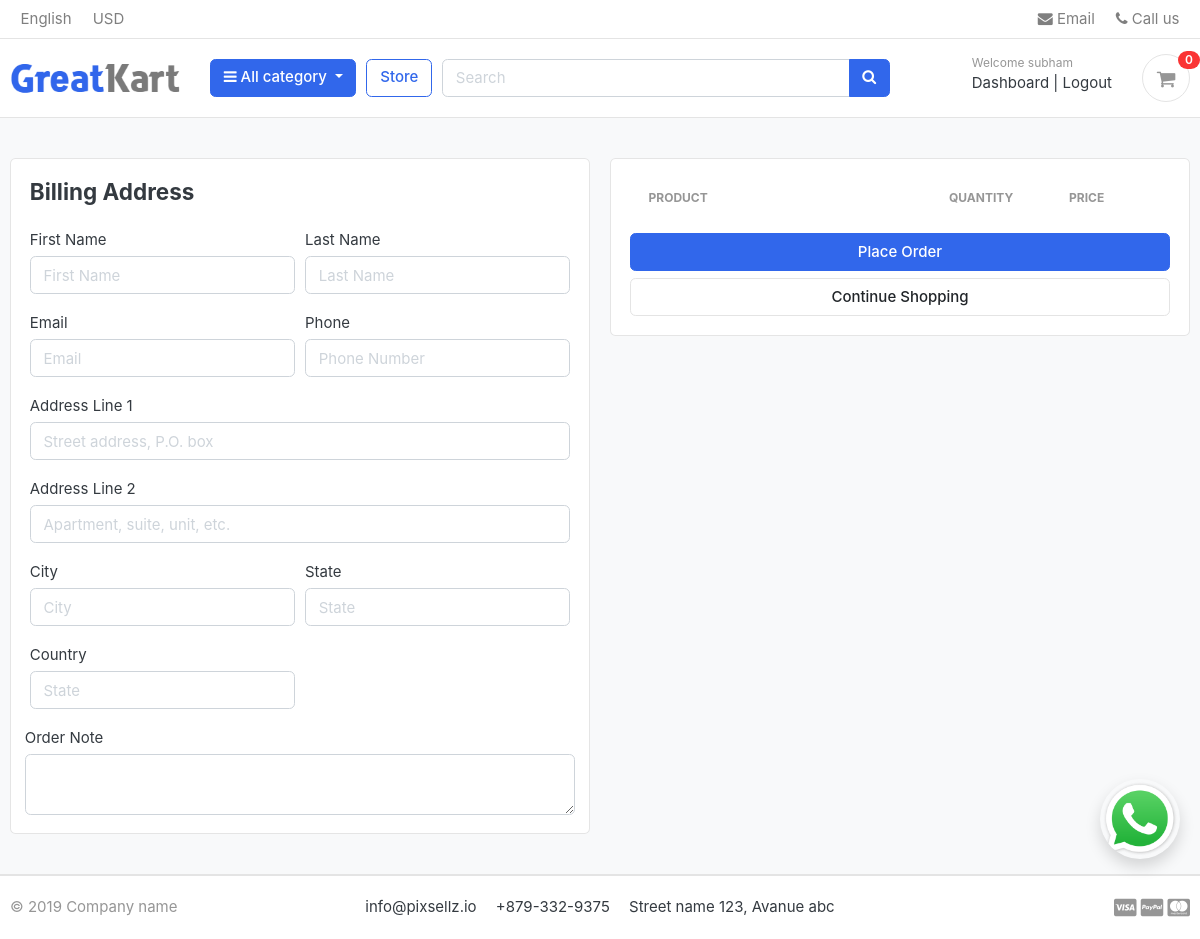
Before: /cart/checkout/ (signed in) with the older database file.
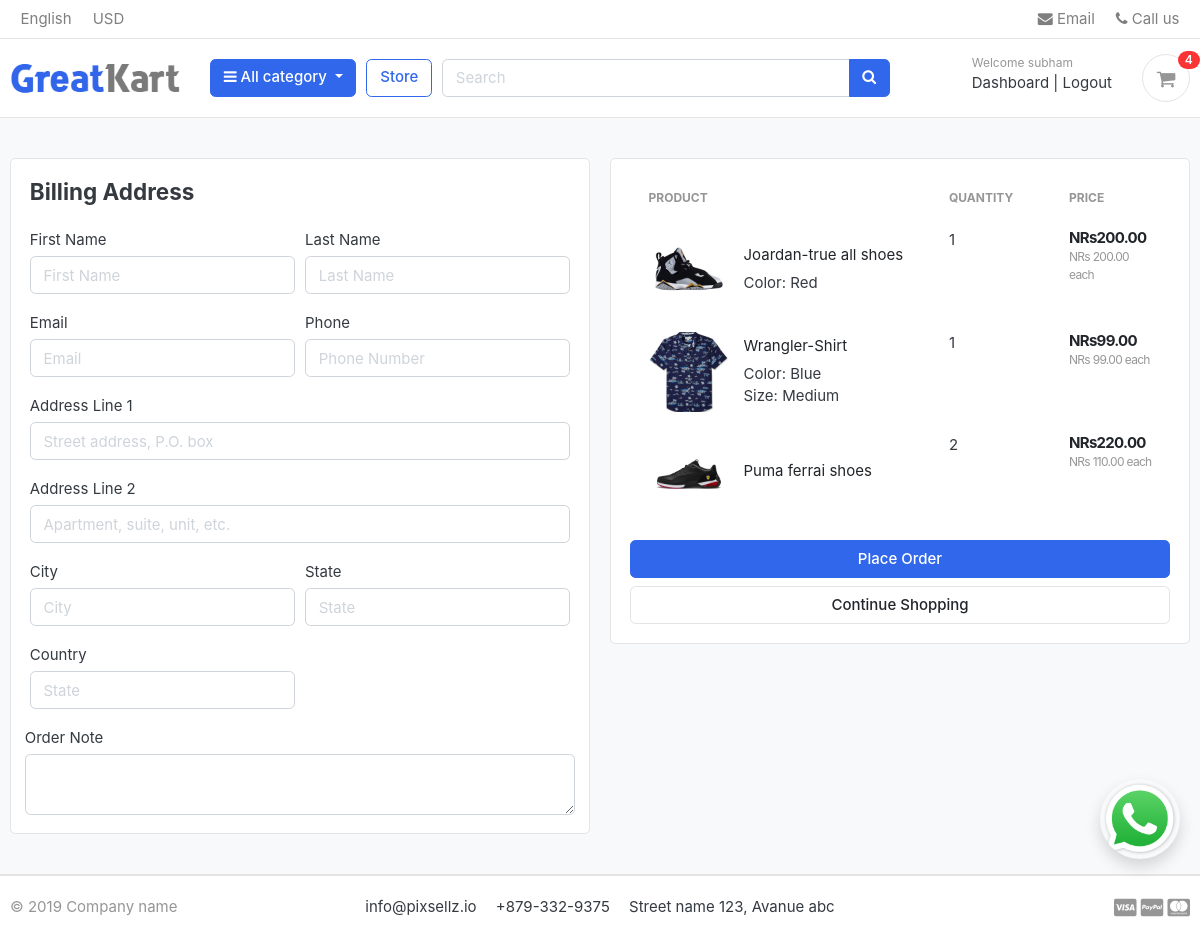
After: the same page with the newer database file.
### carts/models.py (models this page shows, shortened)
class CartItem(models.Model):
    user = models.ForeignKey(Account, on_delete=models.CASCADE, null=True, blank=True)  # Assuming Account is in accounts.models
    product = models.ForeignKey(Product, on_delete=models.CASCADE)
    variation = models.ManyToManyField(Variation, blank=True)  # Assuming Variation is in store.models
    cart = models.ForeignKey(Cart, on_delete=models.CASCADE, null=True)
    quantity = models.IntegerField()
    is_active = models.BooleanField(default=True)
    def sub_total(self):
        return self.product.price * self.quantity

### store/models.py (models this page shows, shortened)
class Product(models.Model):
    product_name = models.CharField(max_length=200, unique=True)
    slug = models.SlugField(max_length=200, unique=True)
    description = models.TextField(blank=True)
    price = models.DecimalField(max_digits=10, decimal_places=2)
    image = models.ImageField(upload_to='photos/products')
    stock = models.IntegerField()
    is_available = models.BooleanField(default=True)
    category = models.ForeignKey(Category, on_delete=models.CASCADE)
    created_date = models.DateTimeField(auto_now_add=True)
    modified_date = models.DateTimeField(auto_now=True)
    def get_url(self):
         return reverse('product_detail', args=[self.category.slug, self.slug])

class Variation(models.Model):
    product = models.ForeignKey(Product, on_delete=models.CASCADE)
    variation_category = models.CharField(max_length=100, choices=variation_category_choices)
    variation_value = models.CharField(max_length=100)
    is_active = models.BooleanField(default=True)
    created_date = models.DateTimeField(auto_now_add=True)
    objects = VariationManager()

### carts/views.py (the view)
# urls.py: path('checkout/', views.checkout, name='checkout'),
@login_required(login_url='login')
def checkout(request, total=0, quantity=0, cart_items=None):
    tax = 0
    grand_total = 0
    cart_items = []
    try:
        if request.user.is_authenticated:
            cart_items = CartItem.objects.filter(user=request.user, is_active=True)
        else:
            cart = Cart.objects.get(cart_id=_cart_id(request))
            cart_items = CartItem.objects.filter(cart=cart, is_active=True)
        for cart_item in cart_items:
            total += cart_item.product.price * cart_item.quantity
            quantity += cart_item.quantity
        tax = (13 * total) / 100
        grand_total = total + tax
    except ObjectDoesNotExist:
        pass
    context = {
        "cart_items": cart_items,
        "total": total,
        "quantity": quantity,
        "tax": tax,
        "grand_total": grand_total,
    }
    return render(request, 'store/checkout.html', context)

### carts/context_processors.py (called while the page is built)
def counter(request):
    cart_count = 0
    try:
        if request.user.is_authenticated:
            cart_items = CartItem.objects.filter(user=request.user)
        else:
            cart = Cart.objects.get(cart_id=_cart_id(request))
            cart_items = CartItem.objects.filter(cart=cart)
        for item in cart_items:
            cart_count += item.quantity
    except Cart.DoesNotExist:
        cart_count = 0
    return {'cart_count': cart_count}

### category/context_processors.py (called while the page is built)
def menu_links(requesst):
    links = Category.objects.all()
    return dict(links = links)

### category/models.py (called while the page is built)
    def get_url(self, ):
        return reverse('products_by_category', args=[self.slug])

### ecom_app/templates/store/checkout.html (shortened to what the changed rows need)
{% extends "base.html" %}
{% load static %}
{% block content %}
<section class="section-content padding-y bg">
<div class="container">
<div class="row">
	<aside class="col-lg-6">
		<div class="card">
		<div class="card-body">
			<table class="table table-borderless table-shopping-cart">
                <thead class="text-muted">
                <tr class="small text-uppercase">
                <th scope="col">Product</th>
                <th scope="col" width="120">Quantity</th>
                <th scope="col" width="120">Price</th>
                </tr>
                </thead>
                <tbody>
                {% for cart_item in cart_items %}
                <tr>
                    <td>
                        <figure class="itemside align-items-center">
                            <div class="aside"><img src="{{cart_item.product.image.url}}" class="img-sm"></div>
                            <figcaption class="info">
                                <a href="{{ cart_item.product.get_url }}" class="title text-dark">{{cart_item.product.product_name}}</a>
                                {% if cart_item.variation.all %}
                                    {% for item in cart_item.variation.all %}
                                        {{ item.variation_category | capfirst}}: {{ item.variation_value |capfirst }}<br>
                                    {% endfor %}
                                {% endif %}
                            </figcaption>
                        </figure>
                    </td>
                    <td>
                        <label for="">{{cart_item.quantity}}</label>
                    </td>
                    <td>
                        <div class="price-wrap">
                            <var class="price">NRs{{cart_item.sub_total}}</var>
                            <small class="text-muted">NRs {{cart_item.product.price}} each </small>
                        </div>
                    </td>
                </tr>
                {% endfor %}
                </tbody>
                </table>
		</div>
		</div>
</aside>
</div>
</div>
</section>
{% endblock  %}

### ecom_app/templates/includes/navbar.html (shortened to what this page needs)
{% load static %}
<header class="section-header">
<nav class="navbar p-md-0 navbar-expand-sm navbar-light border-bottom">
<div class="container">
  <div class="collapse navbar-collapse" id="navbarTop4">
    <ul class="navbar-nav mr-auto">
    	<li class="nav-item dropdown">
		 	<a href="#" class="nav-link">   English </a>
		</li>
		<li class="nav-item dropdown">
			<a href="#" class="nav-link"> USD </a>
		</li>
    </ul>
    <ul class="navbar-nav">
		<li><a href="#" class="nav-link"> <i class="fa fa-envelope"></i> Email </a></li>
		<li><a href="#" class="nav-link"> <i class="fa fa-phone"></i> Call us </a></li>
	</ul>
  </div>
</div>
</nav>
<section class="header-main border-bottom">
	<div class="container">
<div class="row align-items-center">
	<div class="col-lg-2 col-md-3 col-6">
		<a href="{% url 'home'%}" class="brand-wrap">
			<img class="logo" src="{% static 'images/logo.png' %}">
		</a>
	</div>
	<div class="col-lg col-sm col-md col-6 flex-grow-0">
		<div class="category-wrap dropdown d-inline-block float-right">
			<button type="button" class="btn btn-primary dropdown-toggle" data-toggle="dropdown">
				<i class="fa fa-bars"></i> All category
			</button>
		</div>
	</div>
	<a href="{%url 'store'%}" class="btn btn-outline-primary">Store</a>
	<div class="col-lg  col-md-6 col-sm-12 col">
		<form action="{% url 'search' %}" class="search" method="GET">
			<div class="input-group w-100">
			    <input type="text" class="form-control" style="width:60%;" placeholder="Search"
				name="keyword" id="keyword">
			    <div class="input-group-append">
			      <button class="btn btn-primary" type="submit">
			        <i class="fa fa-search"></i>
			      </button>
			    </div>
		    </div>
		</form>
	</div>
	<div class="col-lg-3 col-sm-6 col-8 order-2 order-lg-3">
				<div class="d-flex justify-content-end mb-3 mb-lg-0">
					{% if user.id is  None %}
					<div class="widget-header">
						<small class="title text-muted">Welcome guest!</small>
						<div>
							<a href="{% url "login" %}">Sign in</a> <span class="dark-transp"> | </span>
							<a href="{% url "register" %}"> Register</a>
						</div>
					</div>
					{% else %}
					<div class="widget-header">
						<small class="title text-muted">Welcome {{user.first_name}}</small>
						<div>
							<a href="{% url 'dashboard' %}">Dashboard</a> <span class="dark-transp"> | </span>
							<a href="{% url "logout" %}"> Logout</a>
						</div>
					</div>
					{% endif %}
					<a href="{%url 'cart'%}" class="widget-header pl-3 ml-3">
						<div class="icon icon-sm rounded-circle border"><i class="fa fa-shopping-cart"></i></div>
						<span class="badge badge-pill badge-danger notify">{{cart_count}}</span>
					</a>
				</div>
			</div>
</div>
	</div>
</section>
</header>

Changed rows visible on the page:
added CartItem: product.image (picture), product.product_name "Joardan-true all shoes", quantity "1", sub_total "200.00", product.price "200.00"
now on this page (row unchanged): Variation: variation_category "Color", variation_value "Red", shown under "Joardan-true all shoes"
added CartItem: product.image (picture), product.product_name "Wrangler-Shirt", quantity "1", sub_total "99.00", product.price "99.00"
now on this page (row unchanged): Variation: variation_category "Color", variation_value "Blue", shown under "Wrangler-Shirt"
now on this page (row unchanged): Variation: variation_category "Size", variation_value "Medium", shown under "Wrangler-Shirt"
added CartItem: product.image (picture), product.product_name "Puma ferrai shoes", quantity "2", sub_total "220.00", product.price "110.00"
Other visible differences:
{{ cart_count }}: "0" → "4"
